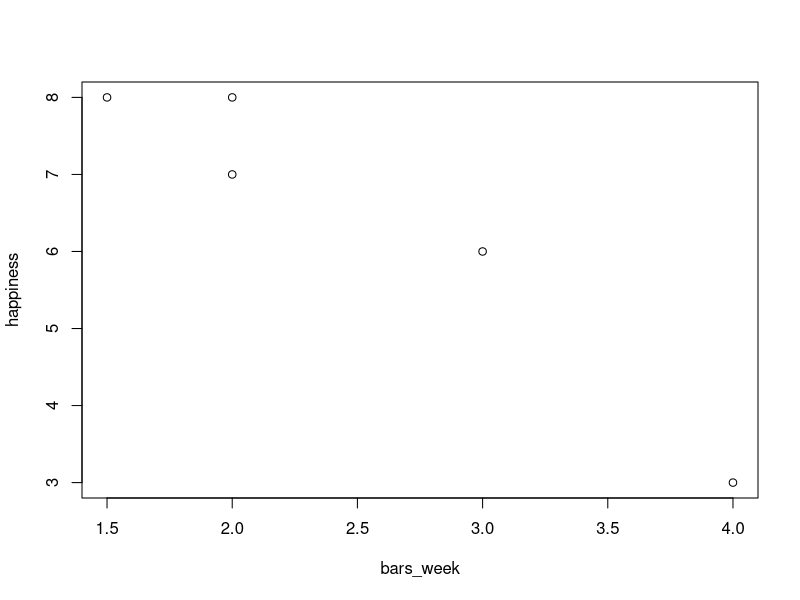

Recreate this plot in R. (Note: this script raises an error after producing the figure.)
## ---- chunk 1
bars_week <- c( 2, 4, 1.5, 2, 3)
happiness <- c(7, 3, 8, 8, 6)

df <- data.frame(x = bars_week, y = happiness)

plot(bars_week, happiness)
## ---- chunk 2
# Calculate Pearson's r
library(dplyr)

df.calc <- df %>%
  # calculate the z-score for x and z-score for y
  mutate(zx = (x - mean(x)) /sd(x), zy = (y - mean(y)) /sd(y)) %>%
  mutate(zxzy = zx * zy)  # calculate the product of zx and zy

sum.zxzy <- sum(df.calc$zxzy)   # add up zx*zy
n <- nrow(df)

r <- sum.zxzy / (n - 1)   # divide by (n-1)
r
## ---- chunk 3
y = 0.66 * x + 1.99

x = 12
y

## ---- chunk 4
y = 0.66 * x + 1.99

x = 13
y
## ---- chunk 5
(y - 1.99) / 0.66 =  x

## ---- chunk 6
# y <- 0.5 + 0.53 * x
f <- function(x) {0.5 + 0.53 * x}
g <- function(x) {1.5 + 1.53 * x}
h <- function(x) {0.5 + 0.53 * x - 1}
j <- function(x) {1.5 + 0.53 * x}
k <- function(x) {0.5 + 0.53 * x}
## ---- chunk 7
x <- 11
f(x)
g(x)
h(x)
j(x)
k(x)
## ---- chunk 8
# (1)
r <- 0.8
r^2
## ---- chunk 9
# (2) 50 percent of the variance in Y is explained by X.
# this means 
# r^2 = 0.50
## ---- chunk 10
r.squared <- 0.78
